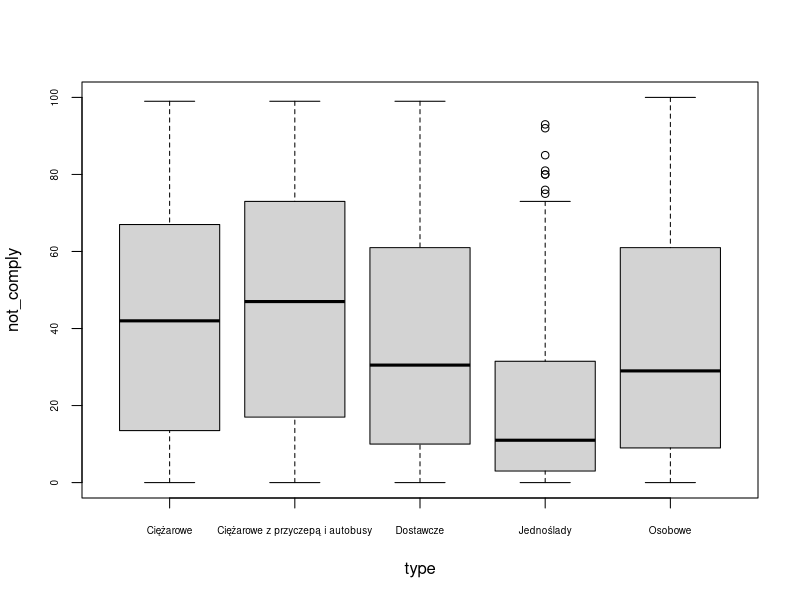
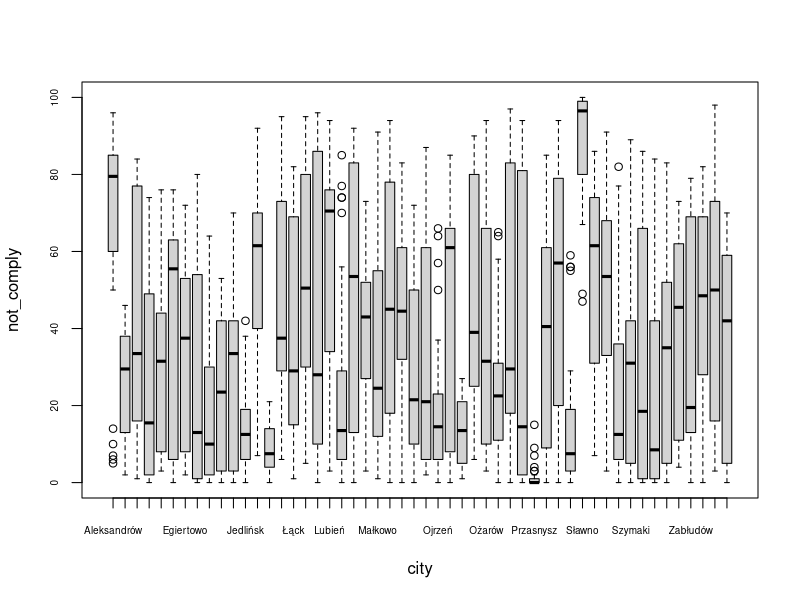
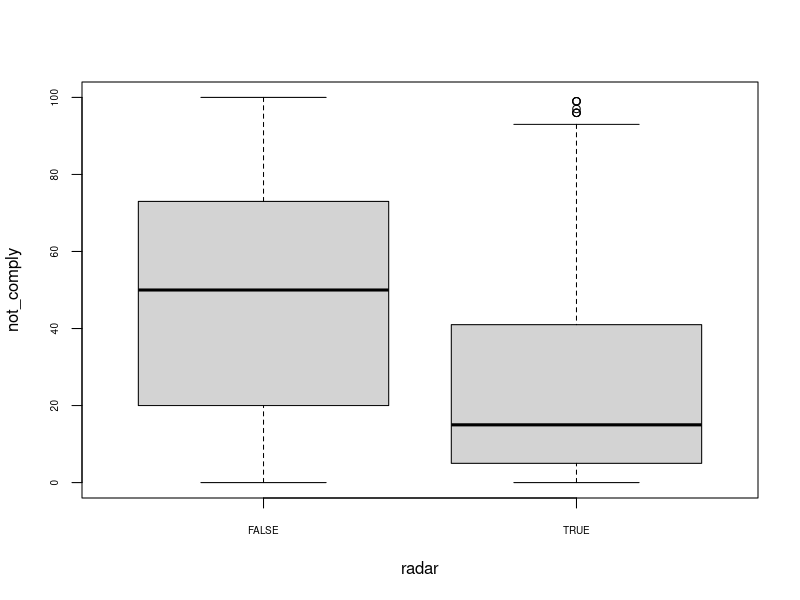
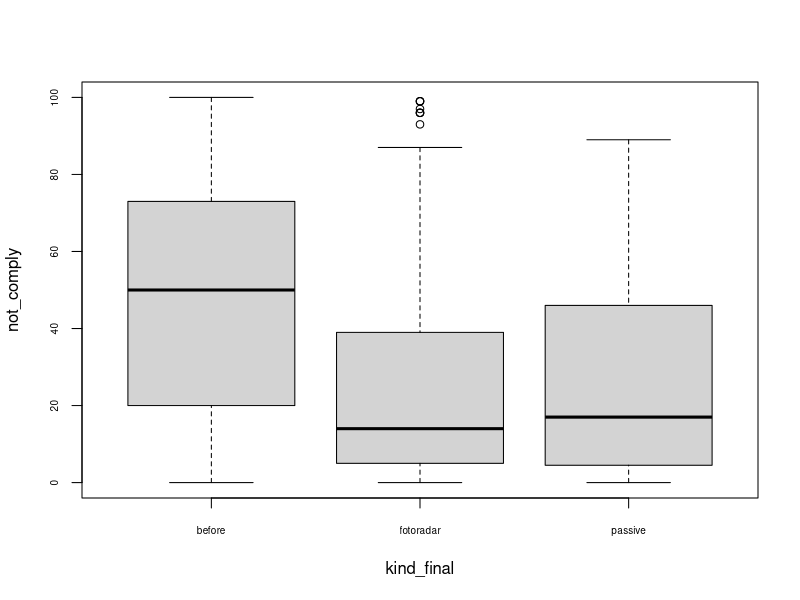
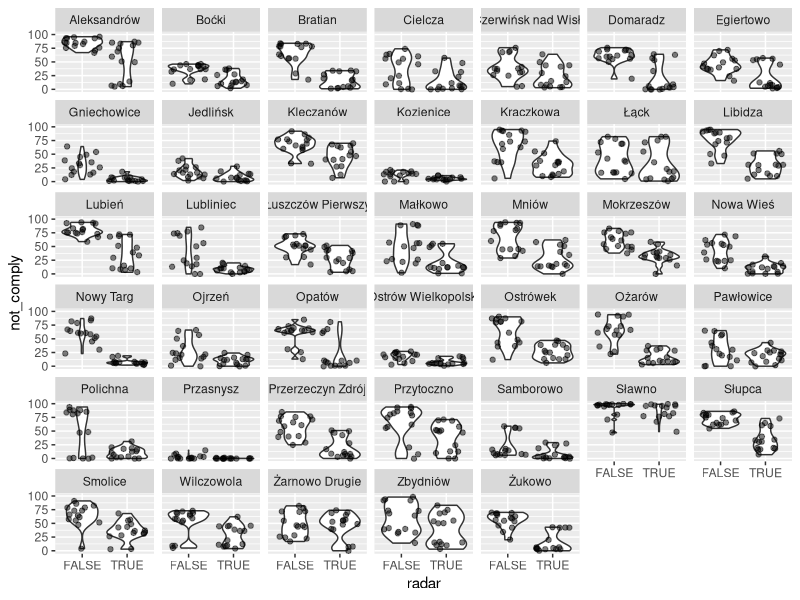
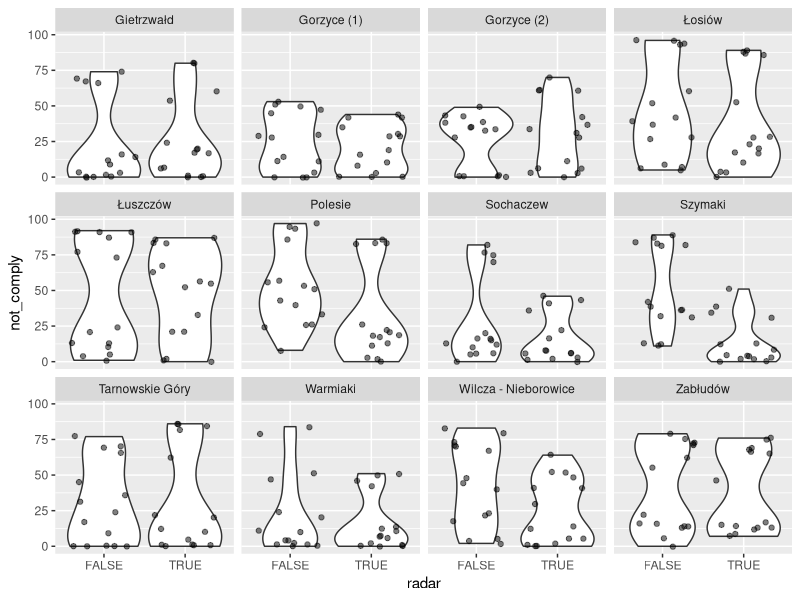

The R source for these figures, in order:
## ---- chunk 1
library(tidyverse)
## ---- chunk 2
dane <- read.csv2('../data/not_comply_measures.txt')
dane <- dane %>% 
  arrange(city, radar, kind, type, measurement) %>%
  mutate(kind_final = ifelse(radar, kind, 'before'))
dane
## ---- chunk 3
boxplot(not_comply ~ type, data = dane, cex.axis = 0.6)
boxplot(not_comply ~ city, data = dane, cex.axis = 0.6)
boxplot(not_comply ~ radar, data = dane, cex.axis = 0.6)
boxplot(not_comply ~ kind_final, data = dane, cex.axis = 0.6)
## ---- chunk 4
dane %>%
  filter(kind == 'fotoradar') %>% 
  ggplot(data = ,
       aes(x = radar,
           y = not_comply)) +
  geom_violin() + 
  geom_jitter(alpha = 0.5) + 
  facet_wrap(~city)
## ---- chunk 5
dane %>%
  filter(kind == 'passive') %>% 
  ggplot(data = ,
       aes(x = radar,
           y = not_comply)) +
  geom_violin() + 
  geom_jitter(alpha = 0.5) + 
  facet_wrap(~city)
## ---- chunk 6
dane %>%
  select(-kind_final) %>%
  spread(radar, not_comply) %>%
  mutate(diff = `FALSE` - `TRUE` > 0) %>%
  count(diff) %>%
  mutate(p = n/sum(n))
## ---- chunk 7
var.test(not_comply ~ radar, data = dane) ## wariancje nie są równe
t.test(not_comply ~ radar, data = dane, var.equal = FALSE) 
## ---- chunk 8
wilcox.test(not_comply ~ radar, data = dane)
## ---- chunk 9
dane %>%
  group_by(kind,radar) %>%
  summarise(m = mean(not_comply))
## ---- chunk 10
anova1 <- aov(not_comply ~ type, 
              data = dane,
              contrasts = list(type = contr.sum))
summary(anova1)
coefficients(anova1)
TukeyHSD(anova1)
